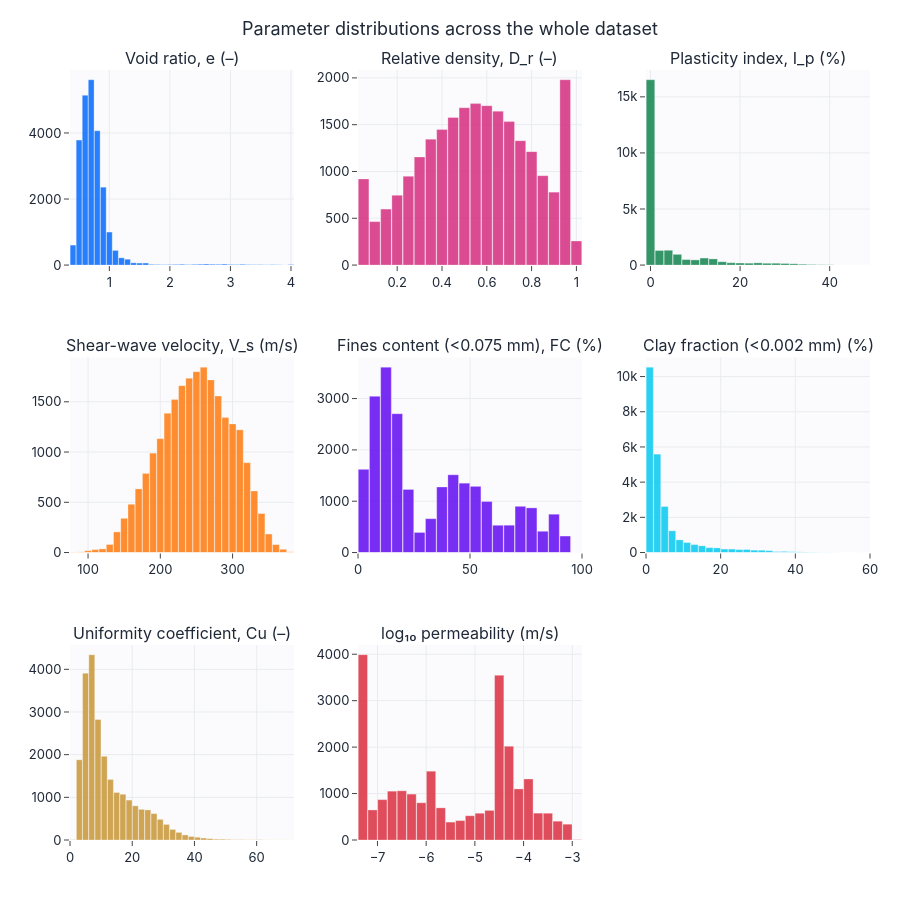

The code cell stored with this chart in its notebook:
### Markdown cell above
## Распределения параметров по всему датасету

### Code cell
cols = ["e", "D_r", "I_p", "V_s", "fines_content", "clay_fraction", "Cu", "log10_permeability"]
histogram_grid(meta, columns=cols, titles=[FEATURE_AXIS_LABELS_EN.get(c, c) for c in cols],
               n_cols=3, title="Parameter distributions across the whole dataset",
               save=SAVE_FIGS, fig_id="1_2_param_distributions").show()

### Figure 1 — Plotly figure (JSON) as saved in the notebook; plotly's stock layout.template omitted (floating-point values rounded to 4 significant figures; data arrays with more than 128 entries replaced by an {"elided": "..."} marker saying what was removed)
{"data": [{"marker": {"color": "#0b6efd", "line": {"color": "white", "width": 0.3}}, "nbinsx": 40, "opacity": 0.88, "showlegend": false, "type": "histogram", "x": {"elided": "24000 float values"}, "xaxis": "x", "yaxis": "y"}, {"marker": {"color": "#d63384", "line": {"color": "white", "width": 0.3}}, "nbinsx": 40, "opacity": 0.88, "showlegend": false, "type": "histogram", "x": {"elided": "24000 float values"}, "xaxis": "x2", "yaxis": "y2"}, {"marker": {"color": "#198754", "line": {"color": "white", "width": 0.3}}, "nbinsx": 40, "opacity": 0.88, "showlegend": false, "type": "histogram", "x": {"elided": "24000 float values"}, "xaxis": "x3", "yaxis": "y3"}, {"marker": {"color": "#fd7e14", "line": {"color": "white", "width": 0.3}}, "nbinsx": 40, "opacity": 0.88, "showlegend": false, "type": "histogram", "x": {"elided": "24000 float values"}, "xaxis": "x4", "yaxis": "y4"}, {"marker": {"color": "#6610f2", "line": {"color": "white", "width": 0.3}}, "nbinsx": 40, "opacity": 0.88, "showlegend": false, "type": "histogram", "x": {"elided": "24000 float values"}, "xaxis": "x5", "yaxis": "y5"}, {"marker": {"color": "#0dcaf0", "line": {"color": "white", "width": 0.3}}, "nbinsx": 40, "opacity": 0.88, "showlegend": false, "type": "histogram", "x": {"elided": "24000 float values"}, "xaxis": "x6", "yaxis": "y6"}, {"marker": {"color": "#c99a3d", "line": {"color": "white", "width": 0.3}}, "nbinsx": 40, "opacity": 0.88, "showlegend": false, "type": "histogram", "x": {"elided": "24000 float values"}, "xaxis": "x7", "yaxis": "y7"}, {"marker": {"color": "#dc3545", "line": {"color": "white", "width": 0.3}}, "nbinsx": 40, "opacity": 0.88, "showlegend": false, "type": "histogram", "x": {"elided": "24000 float values"}, "xaxis": "x8", "yaxis": "y8"}], "layout": {"annotations": [{"font": {"size": 16}, "showarrow": false, "text": "Void ratio, e (–)", "x": 0.14, "xanchor": "center", "xref": "paper", "y": 1.0, "yanchor": "bottom", "yref": "paper"}, {"font": {"size": 16}, "showarrow": false, "text": "Relative density, D_r (–)", "x": 0.5, "xanchor": "center", "xref": "paper", "y": 1.0, "yanchor": "bottom", "yref": "paper"}, {"font": {"size": 16}, "showarrow": false, "text": "Plasticity index, I_p (%)", "x": 0.86, "xanchor": "center", "xref": "paper", "y": 1.0, "yanchor": "bottom", "yref": "paper"}, {"font": {"size": 16}, "showarrow": false, "text": "Shear-wave velocity, V_s (m/s)", "x": 0.14, "xanchor": "center", "xref": "paper", "y": 0.6267, "yanchor": "bottom", "yref": "paper"}, {"font": {"size": 16}, "showarrow": false, "text": "Fines content (<0.075 mm), FC (%)", "x": 0.5, "xanchor": "center", "xref": "paper", "y": 0.6267, "yanchor": "bottom", "yref": "paper"}, {"font": {"size": 16}, "showarrow": false, "text": "Clay fraction (<0.002 mm) (%)", "x": 0.86, "xanchor": "center", "xref": "paper", "y": 0.6267, "yanchor": "bottom", "yref": "paper"}, {"font": {"size": 16}, "showarrow": false, "text": "Uniformity coefficient, Cu (–)", "x": 0.14, "xanchor": "center", "xref": "paper", "y": 0.2533, "yanchor": "bottom", "yref": "paper"}, {"font": {"size": 16}, "showarrow": false, "text": "log₁₀ permeability (m/s)", "x": 0.5, "xanchor": "center", "xref": "paper", "y": 0.2533, "yanchor": "bottom", "yref": "paper"}], "bargap": 0.05, "height": 900, "title": {"text": "Parameter distributions across the whole dataset"}, "xaxis": {"anchor": "y", "domain": [0.0, 0.28]}, "xaxis2": {"anchor": "y2", "domain": [0.36, 0.64]}, "xaxis3": {"anchor": "y3", "domain": [0.72, 1.0]}, "xaxis4": {"anchor": "y4", "domain": [0.0, 0.28]}, "xaxis5": {"anchor": "y5", "domain": [0.36, 0.64]}, "xaxis6": {"anchor": "y6", "domain": [0.72, 1.0]}, "xaxis7": {"anchor": "y7", "domain": [0.0, 0.28]}, "xaxis8": {"anchor": "y8", "domain": [0.36, 0.64]}, "xaxis9": {"anchor": "y9", "domain": [0.72, 1.0]}, "yaxis": {"anchor": "x", "domain": [0.7467, 1.0]}, "yaxis2": {"anchor": "x2", "domain": [0.7467, 1.0]}, "yaxis3": {"anchor": "x3", "domain": [0.7467, 1.0]}, "yaxis4": {"anchor": "x4", "domain": [0.3733, 0.6267]}, "yaxis5": {"anchor": "x5", "domain": [0.3733, 0.6267]}, "yaxis6": {"anchor": "x6", "domain": [0.3733, 0.6267]}, "yaxis7": {"anchor": "x7", "domain": [0.0, 0.2533]}, "yaxis8": {"anchor": "x8", "domain": [0.0, 0.2533]}, "yaxis9": {"anchor": "x9", "domain": [0.0, 0.2533]}}}
